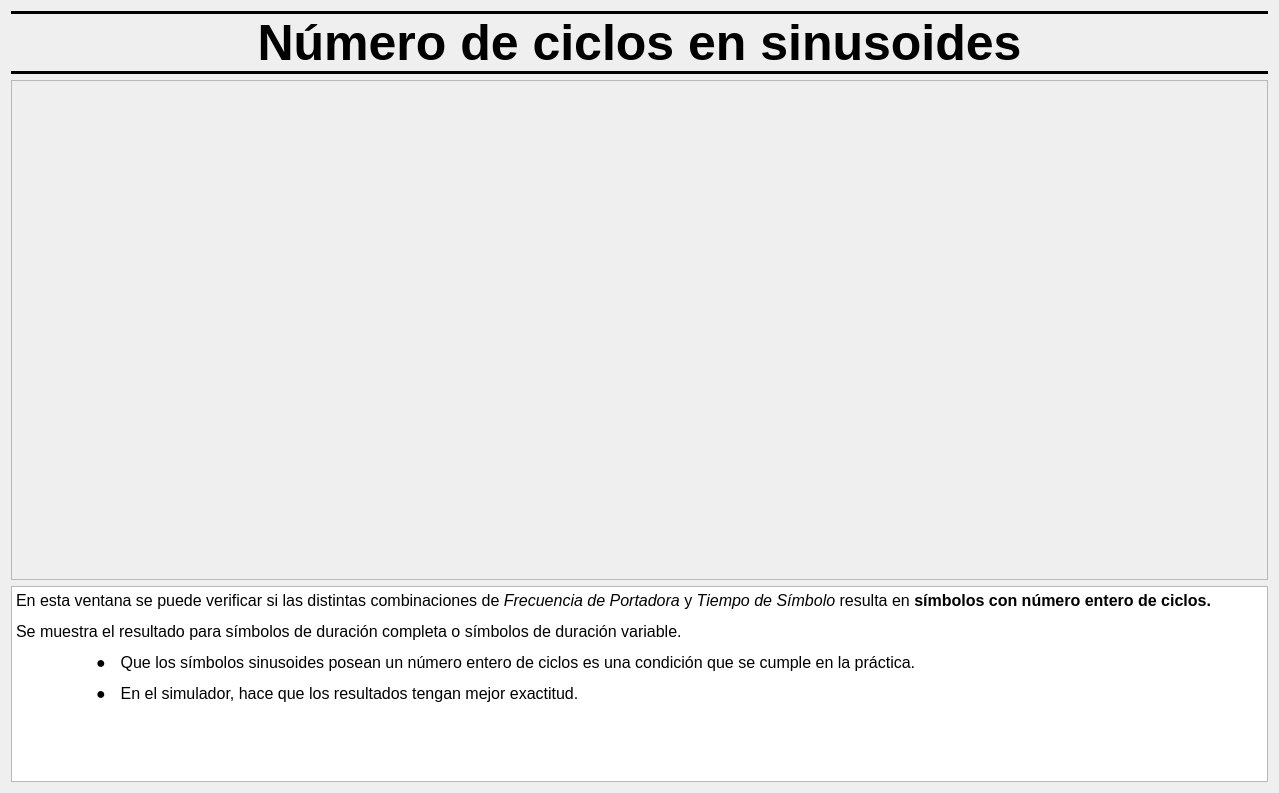
      <widget class="QWidget" name="scrollAreaWidgetContents_5">
       <property name="geometry">
        <rect>
         <x>0</x>
         <y>0</y>
         <width>1279</width>
         <height>793</height>
        </rect>
       </property>
       <layout class="QVBoxLayout" name="verticalLayout_19">
        <item>
         <widget class="QLabel" name="labelNumCiclosTitulo">
          <property name="styleSheet">
           <string notr="true">QLabel{
qproperty-alignment: AlignCenter;
font-family: Microsoft Sans Serif;
font-size: 50px;
font-weight: bold;
border-top: 3px solid black;
border-bottom: 3px solid black;
color: black;
}
</string>
          </property>
          <property name="text">
           <string>Número de ciclos en sinusoides</string>
          </property>
          <property name="alignment">
           <set>Qt::AlignCenter</set>
          </property>
         </widget>
        </item>
        <item>
         <widget class="QFrame" name="frame_ImgNumCiclos">
          <property name="minimumSize">
           <size>
            <width>500</width>
            <height>500</height>
           </size>
          </property>
          <property name="frameShape">
           <enum>QFrame::StyledPanel</enum>
          </property>
          <property name="frameShadow">
           <enum>QFrame::Raised</enum>
          </property>
          <layout class="QVBoxLayout" name="verticalLayout_18">
           <item alignment="Qt::AlignHCenter|Qt::AlignVCenter">
            <widget class="QLabel" name="labelNumCiclos">
             <property name="text">
              <string/>
             </property>
             <property name="pixmap">
              <pixmap>VentanaCiclos.png</pixmap>
             </property>
             <property name="scaledContents">
              <bool>true</bool>
             </property>
            </widget>
           </item>
          </layout>
         </widget>
        </item>
        <item>
         <widget class="QTextBrowser" name="textBrowserNumCiclos">
          <property name="html">
           <string>&lt;!DOCTYPE HTML PUBLIC &quot;-//W3C//DTD HTML 4.0//EN&quot; &quot;http://www.w3.org/TR/REC-html40/strict.dtd&quot;&gt;
&lt;html&gt;&lt;head&gt;&lt;meta name=&quot;qrichtext&quot; content=&quot;1&quot; /&gt;&lt;style type=&quot;text/css&quot;&gt;
p, li { white-space: pre-wrap; }
&lt;/style&gt;&lt;/head&gt;&lt;body style=&quot; font-family:'Microsoft Sans Serif'; font-size:7.8pt; font-weight:400; font-style:normal;&quot;&gt;
&lt;p style=&quot; margin-top:12px; margin-bottom:12px; margin-left:0px; margin-right:0px; -qt-block-indent:0; text-indent:0px;&quot;&gt;&lt;span style=&quot; font-family:'Microsoft Sans Serif,sans-serif'; font-size:12pt;&quot;&gt;En esta ventana se puede verificar si las distintas combinaciones de &lt;/span&gt;&lt;span style=&quot; font-family:'Microsoft Sans Serif,sans-serif'; font-size:12pt; font-style:italic;&quot;&gt;Frecuencia de Portadora&lt;/span&gt;&lt;span style=&quot; font-family:'Microsoft Sans Serif,sans-serif'; font-size:12pt;&quot;&gt; y &lt;/span&gt;&lt;span style=&quot; font-family:'Microsoft Sans Serif,sans-serif'; font-size:12pt; font-style:italic;&quot;&gt;Tiempo de Símbolo&lt;/span&gt;&lt;span style=&quot; font-family:'Microsoft Sans Serif,sans-serif'; font-size:12pt;&quot;&gt; resulta en &lt;/span&gt;&lt;span style=&quot; font-family:'Microsoft Sans Serif,sans-serif'; font-size:12pt; font-weight:600;&quot;&gt;símbolos con número entero de ciclos.&lt;/span&gt;&lt;span style=&quot; font-size:10pt; font-weight:600;&quot;&gt; &lt;/span&gt;&lt;/p&gt;
&lt;p style=&quot; margin-top:12px; margin-bottom:12px; margin-left:0px; margin-right:0px; -qt-block-indent:0; text-indent:0px;&quot;&gt;&lt;span style=&quot; font-family:'Microsoft Sans Serif,sans-serif'; font-size:12pt;&quot;&gt;Se muestra el resultado para símbolos de duración completa o símbolos de duración variable.&lt;/span&gt;&lt;span style=&quot; font-size:10pt;&quot;&gt; &lt;/span&gt;&lt;/p&gt;
&lt;p style=&quot; margin-top:12px; margin-bottom:12px; margin-left:0px; margin-right:0px; -qt-block-indent:0; text-indent:0px;&quot;&gt;&lt;span style=&quot; font-family:'Microsoft Sans Serif,sans-serif'; font-size:12pt;&quot;&gt;	●&lt;/span&gt;&lt;span style=&quot; font-family:'Times New Roman'; font-size:7pt;&quot;&gt;      &lt;/span&gt;&lt;span style=&quot; font-family:'Microsoft Sans Serif,sans-serif'; font-size:12pt;&quot;&gt;Que los símbolos sinusoides posean un número entero de ciclos es una condición que se cumple en la práctica.&lt;/span&gt;&lt;span style=&quot; font-size:10pt;&quot;&gt; &lt;/span&gt;&lt;/p&gt;
&lt;p style=&quot; margin-top:12px; margin-bottom:12px; margin-left:0px; margin-right:0px; -qt-block-indent:0; text-indent:0px;&quot;&gt;&lt;span style=&quot; font-family:'Microsoft Sans Serif,sans-serif'; font-size:12pt;&quot;&gt;	●&lt;/span&gt;&lt;span style=&quot; font-family:'Times New Roman'; font-size:7pt;&quot;&gt;      &lt;/span&gt;&lt;span style=&quot; font-family:'Microsoft Sans Serif,sans-serif'; font-size:12pt;&quot;&gt;En el simulador, hace que los resultados tengan mejor exactitud.&lt;/span&gt;&lt;span style=&quot; font-size:10pt;&quot;&gt; &lt;/span&gt;&lt;/p&gt;&lt;/body&gt;&lt;/html&gt;</string>
          </property>
         </widget>
        </item>
       </layout>
      </widget>
